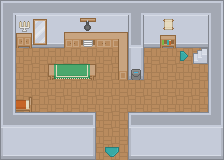

A level layout from a 2D game, rendered from its tile map. Below: a short description, then the map file with its tile-grid data intact:
An orthogonal 14x10 tile map with 16x16 px tiles, 5 tile layers (Ground Terrain, Ground Overlay, Deco0, Deco1, ...), 4 hidden layers not drawn.

<map version="1.4" tiledversion="1.4.3" orientation="orthogonal" renderorder="right-down" width="14" height="10" tilewidth="16" tileheight="16" infinite="0" backgroundcolor="#000000" nextlayerid="12" nextobjectid="1">
 <editorsettings>
  <export target="Tiny House.json" format="json" />
 </editorsettings>
 <tileset firstgid="1" source="roguelikeSheet.tsx" />
 <layer id="9" name="Ground Terrain" width="14" height="10">
  <data encoding="csv">
0,0,0,0,0,0,0,0,0,0,0,0,0,0,
0,0,0,0,0,0,0,0,0,0,0,0,0,0,
0,0,0,0,0,0,0,0,0,0,0,0,0,0,
0,354,354,354,354,354,354,354,0,354,354,354,354,0,
0,354,354,354,354,354,354,354,0,354,354,354,354,0,
0,354,354,354,354,354,354,354,354,354,354,354,354,0,
0,354,354,354,354,354,354,354,354,354,354,354,354,0,
0,0,0,0,0,0,354,354,0,0,0,0,0,0,
0,0,0,0,0,0,354,354,0,0,0,0,0,0,
0,0,0,0,0,0,354,354,0,0,0,0,0,0
</data>
 </layer>
 <layer id="8" name="Ground Overlay" width="14" height="10">
  <data encoding="csv">
0,0,0,0,0,0,0,0,0,0,0,0,0,0,
0,0,0,0,0,0,0,0,0,0,0,0,0,0,
0,0,0,0,0,0,0,0,0,0,0,0,0,0,
0,0,0,0,0,0,0,0,0,0,0,0,0,0,
0,0,0,0,0,0,0,0,0,0,0,0,0,0,
0,0,0,0,0,0,0,0,0,0,0,0,0,0,
0,0,0,0,0,0,0,0,0,0,0,0,0,0,
0,0,0,0,0,0,0,0,0,0,0,0,0,0,
0,0,0,0,0,0,0,0,0,0,0,0,0,0,
0,0,0,0,0,0,0,0,0,0,0,0,0,0
</data>
 </layer>
 <layer id="3" name="Deco0" width="14" height="10">
  <data encoding="csv">
0,0,0,0,0,0,0,0,0,0,0,0,0,0,
0,1323,1323,1323,1323,1323,1323,1323,0,1323,1323,1323,1323,0,
0,1318,1318,1318,1318,1318,1318,1318,0,1318,1318,1318,1318,0,
0,0,0,0,0,0,0,3884,2097,0,0,2472,1576,0,
0,0,0,3629,3630,3631,0,3970,1320,0,0,0,0,0,
0,0,0,0,0,0,0,0,0,0,0,0,0,0,
0,2675,0,0,0,0,0,0,0,0,0,0,0,0,
0,0,0,0,0,0,0,0,0,0,0,0,0,0,
0,0,0,0,0,0,0,0,0,0,0,0,0,0,
0,0,0,0,0,0,2559,2560,0,0,0,0,0,0
</data>
 </layer>
 <layer id="4" name="Deco1" width="14" height="10">
  <data encoding="csv">
0,0,0,0,0,0,0,0,0,0,0,0,0,0,
0,710,3893,0,0,376,0,0,0,0,1335,0,0,0,
0,541,3979,0,4129,4133,4131,3798,0,0,1075,0,0,0,
0,0,0,0,0,0,0,0,0,0,0,0,0,0,
0,0,0,0,0,0,0,0,629,0,0,0,0,0,
0,0,0,0,0,0,0,0,0,0,0,0,0,0,
0,0,0,0,0,0,0,0,0,0,0,0,0,0,
0,0,0,0,0,0,0,0,0,0,0,0,0,0,
0,0,0,0,0,0,0,0,0,0,0,0,0,0,
0,0,0,0,0,0,0,0,0,0,0,0,0,0
</data>
 </layer>
 <layer id="2" name="Above0" width="14" height="10">
  <data encoding="csv">
1063,1061,1061,1061,1061,1061,1061,1061,1152,1061,1061,1061,1061,1064,
1148,0,0,0,0,0,0,0,1148,0,0,0,0,1148,
1148,0,0,0,0,0,0,0,1232,0,0,0,0,1148,
1148,0,0,0,0,0,0,0,0,0,0,0,0,1148,
1148,0,0,0,0,0,0,0,0,0,0,0,0,1148,
1148,0,0,0,0,0,0,0,0,0,0,0,0,1148,
1148,0,0,0,0,0,0,0,0,0,0,0,0,1148,
1149,1061,1061,1061,1061,1062,0,0,1060,1061,1061,1061,1061,1150,
1322,1323,1323,1323,1323,1324,0,0,1322,1323,1323,1323,1323,1324,
1319,1318,1318,1318,1318,1321,0,0,1319,1318,1318,1318,1318,1321
</data>
 </layer>
 <layer id="5" name="Collision" width="14" height="10" visible="0">
  <data encoding="csv">
2122,2122,2122,2122,2122,2122,2122,2122,2122,2122,2122,2122,2122,2122,
2122,2122,2122,2122,2122,2122,2122,2122,2122,2122,2122,2122,2122,2122,
2122,2122,2122,2122,2122,2122,2122,2122,2122,2122,2122,2122,2122,2122,
2122,0,0,0,0,0,0,2122,2122,0,0,0,1864,2122,
2122,0,0,2122,2122,2122,0,2122,2122,0,0,0,0,2122,
2122,0,0,0,0,0,0,0,0,0,0,0,0,2122,
2122,2122,0,0,0,0,0,0,0,0,0,0,0,2122,
2122,2122,0,0,0,0,0,0,0,0,0,0,0,2122,
2122,2122,2122,2122,2122,2122,0,0,2122,2122,2122,2122,2122,2122,
2122,2122,2122,2122,2122,2122,0,0,2122,2122,2122,2122,2122,2122
</data>
 </layer>
 <layer id="7" name="The Village:2976:2272:down:" width="14" height="10" visible="0">
  <data encoding="csv">
0,0,0,0,0,0,0,0,0,0,0,0,0,0,
0,0,0,0,0,0,0,0,0,0,0,0,0,0,
0,0,0,0,0,0,0,0,0,0,0,0,0,0,
0,0,0,0,0,0,0,0,0,0,0,0,0,0,
0,0,0,0,0,0,0,0,0,0,0,0,0,0,
0,0,0,0,0,0,0,0,0,0,0,0,0,0,
0,0,0,0,0,0,0,0,0,0,0,0,0,0,
0,0,0,0,0,0,0,0,0,0,0,0,0,0,
0,0,0,0,0,0,0,0,0,0,0,0,0,0,
0,0,0,0,0,0,2040,2039,0,0,0,0,0,0
</data>
 </layer>
 <layer id="10" name="WayPoint:bob:waypoint:" width="14" height="10" visible="0">
  <data encoding="csv">
0,0,0,0,0,0,0,0,0,0,0,0,0,0,
0,0,0,0,0,0,0,0,0,0,0,0,0,0,
0,0,0,0,0,0,0,0,0,0,0,0,0,0,
0,0,0,0,0,0,1950,0,0,0,0,0,1950,0,
0,0,0,0,0,0,0,0,0,0,0,0,0,0,
0,1950,0,0,0,0,0,0,0,0,0,0,0,0,
0,0,0,0,0,0,0,1950,0,0,0,0,0,0,
0,0,0,0,0,0,0,0,0,0,0,0,0,0,
0,0,0,0,0,0,0,0,0,0,0,0,0,0,
0,0,0,0,0,0,0,1950,0,0,0,0,0,0
</data>
 </layer>
 <layer id="11" name="Tiny House Upstairs:224:160:right:" width="14" height="10" visible="0">
  <data encoding="csv">
0,0,0,0,0,0,0,0,0,0,0,0,0,0,
0,0,0,0,0,0,0,0,0,0,0,0,0,0,
0,0,0,0,0,0,0,0,0,0,0,0,0,0,
0,0,0,0,0,0,0,0,0,0,0,0,2036,0,
0,0,0,0,0,0,0,0,0,0,0,0,0,0,
0,0,0,0,0,0,0,0,0,0,0,0,0,0,
0,0,0,0,0,0,0,0,0,0,0,0,0,0,
0,0,0,0,0,0,0,0,0,0,0,0,0,0,
0,0,0,0,0,0,0,0,0,0,0,0,0,0,
0,0,0,0,0,0,0,0,0,0,0,0,0,0
</data>
 </layer>
</map>
